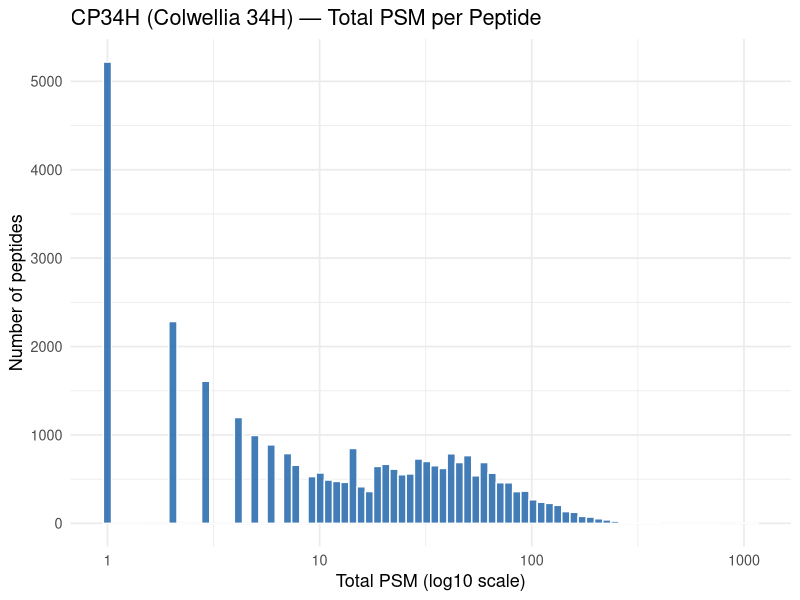
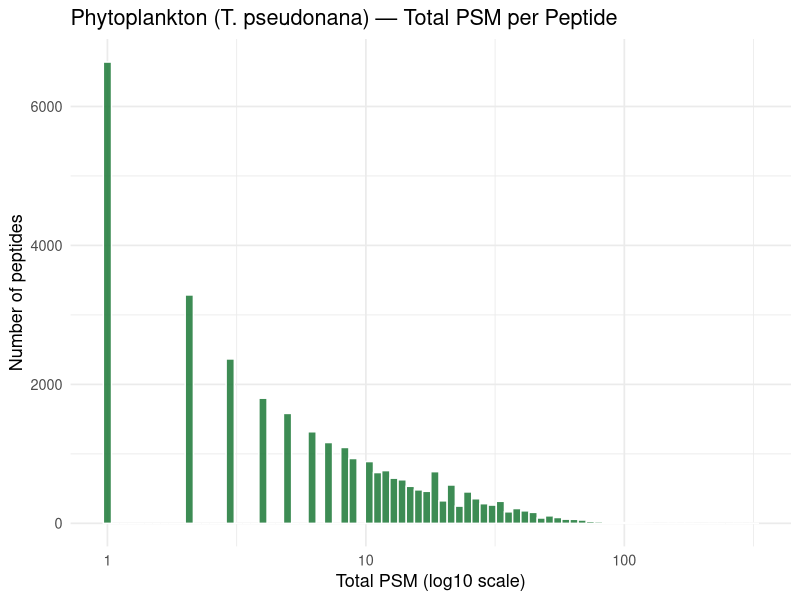
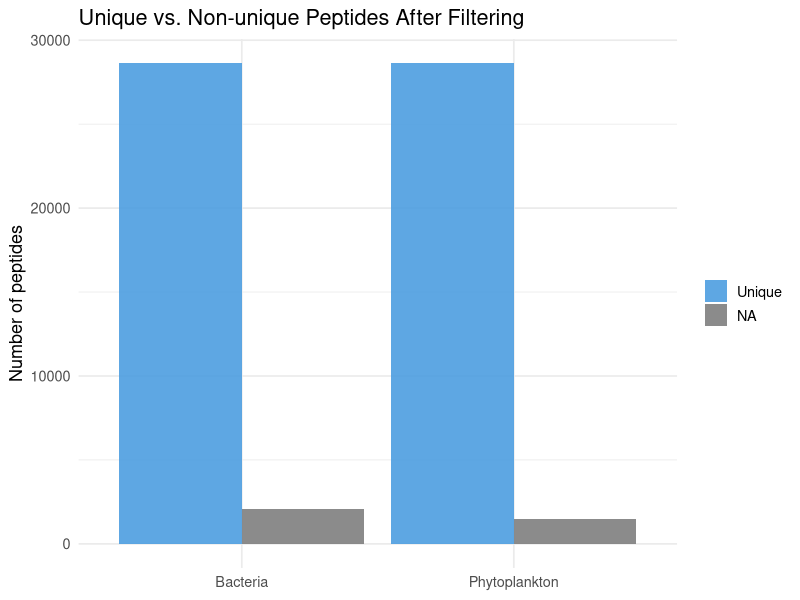

Here is the R script that generated these plots, in order:
## ---- chunk 1
knitr::opts_chunk$set(echo = TRUE, warning = FALSE, message = FALSE)
library(tidyverse)
## ---- chunk 2
bacteria   <- read_csv("bacteria_peptides_filtered.csv")
phyto      <- read_csv("phytoplankton_peptides_filtered.csv")

cat("Bacteria peptides:      ", nrow(bacteria), "\n")
cat("Phytoplankton peptides: ", nrow(phyto), "\n")
## ---- chunk 3
contaminants <- c(
  "TRYP_PIG / P00761 (Porcine trypsin)",
  "KRT* / K2C* / K1C* (Keratins)",
  "ALBU_ / P02769 (Serum albumin)",
  "CTRA_ / CTRB_ (Chymotrypsin)",
  "LYSC_ (Lysozyme)",
  "RNAS1_ (RNase A)",
  "TRFE_ (Transferrin)",
  "CON__ (MaxQuant contaminant prefix)"
)
knitr::kable(data.frame(Contaminant = contaminants), col.names = "Contaminant patterns removed")
## ---- chunk 4
bact_psm_cols <- grep("PSM Count", names(bacteria), value = TRUE)

bacteria %>%
  mutate(total_PSM = rowSums(across(all_of(bact_psm_cols)), na.rm = TRUE)) %>%
  ggplot(aes(x = total_PSM)) +
  geom_histogram(bins = 80, fill = "#2166ac", color = "white", alpha = 0.85) +
  scale_x_log10() +
  labs(
    title = "CP34H (Colwellia 34H) — Total PSM per Peptide",
    x = "Total PSM (log10 scale)",
    y = "Number of peptides"
  ) +
  theme_minimal(base_size = 13)
## ---- chunk 5
phyto_psm_cols <- grep("PSM Count", names(phyto), value = TRUE)

phyto %>%
  mutate(total_PSM = rowSums(across(all_of(phyto_psm_cols)), na.rm = TRUE)) %>%
  ggplot(aes(x = total_PSM)) +
  geom_histogram(bins = 80, fill = "#1b7837", color = "white", alpha = 0.85) +
  scale_x_log10() +
  labs(
    title = "Phytoplankton (T. pseudonana) — Total PSM per Peptide",
    x = "Total PSM (log10 scale)",
    y = "Number of peptides"
  ) +
  theme_minimal(base_size = 13)
## ---- chunk 6
bact_unique  <- bacteria %>% count(Unique) %>% mutate(organism = "Bacteria")
phyto_unique <- phyto    %>% count(Unique) %>% mutate(organism = "Phytoplankton")

bind_rows(bact_unique, phyto_unique) %>%
  mutate(Unique = ifelse(Unique == "*", "Unique", "Non-unique")) %>%
  ggplot(aes(x = organism, y = n, fill = Unique)) +
  geom_col(position = "dodge", alpha = 0.9) +
  scale_fill_manual(values = c("Unique" = "#4d9de0", "Non-unique" = "#aab4be")) +
  labs(
    title = "Unique vs. Non-unique Peptides After Filtering",
    x = NULL, y = "Number of peptides", fill = NULL
  ) +
  theme_minimal(base_size = 13)
## ---- chunk 7
sessionInfo()
